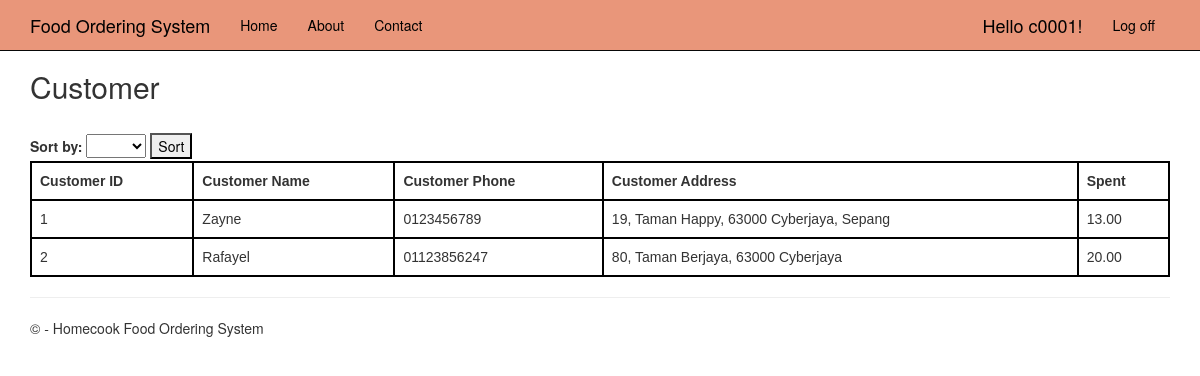
Page /viewcustomer (signed in) on the committed database.
### app/models.py (models this page shows, shortened)
class Customer(models.Model):
    user = models.OneToOneField(User, on_delete=models.CASCADE)
    customer_id = models.BigAutoField(auto_created=True, primary_key=True, serialize=False, verbose_name='ID')
    customer_name = models.CharField(max_length=30, null=True)
    customer_phone = models.CharField(max_length=20, null=True)
    customer_address = models.CharField(max_length=200, null=True)
    customer_spent = models.DecimalField(default=0, max_digits=12, decimal_places=2)

### systemmanager/viewcustomer/views.py (the view)
# urls.py: re_path(r'^viewcustomer', viewcustomer_views.viewAllCustomer, name='viewcustomer'),
@login_required
def viewAllCustomer(request):
    sort_by = request.GET.get('customer')
    if sort_by == 'ID':
        customers = Customer.objects.all().order_by('customer_id').values()
    elif sort_by == 'Name':
        customers = Customer.objects.all().order_by('customer_name').values()
    elif sort_by == 'Spent':
        customers = Customer.objects.all().order_by('customer_spent').values()
    else:
        customers = Customer.objects.all().values()
    context = {
        'customers' : customers,
        'sort_by' : sort_by,
    }
    return render(request, 'viewcustomer/viewcustomer.html', context)

### systemmanager/viewcustomer/templates/viewcustomer/viewcustomer.html (shortened to what this page needs)
{% extends "app/layout.html" %}
{% block content %}
<div class="viewcustomer">
    <div class=top>
        <h2>Customer</h2>
    </div>
    <form method="GET" action="{% url 'viewcustomer' %}">
        <label for="viewcustomer">Sort by:</label>
        <select name="customer" id="customer">
            <option value="" {% if not request.GET.customer %}selected{% endif %}> </option>
            <option value="ID" {% if request.GET.customer == 'ID' %}selected{% endif %}>ID</option>
        </select>
        <button type="submit">Sort</button>
    </form>
    <table>
        <thead>
            <tr>
                <th>
                    Customer ID
                </th>
                <th>
                    Customer Name
                </th>
                <th>
                    Customer Phone
                </th>
                <th>
                    Customer Address
                </th>
                <th>
                    Spent
                </th>
            </tr>
        </thead>
        {% for customer in customers %}
            <tr>
                <td>
                    {{ customer.customer_id }}
                </td>
                <td>
                    {{ customer.customer_name }}
                </td>
                <td>
                    {{ customer.customer_phone }}
                </td>
                <td>
                    {{ customer.customer_address }}
                </td>
                <td>
                    {{ customer.customer_spent }}
                </td>
            </tr>
        {% endfor %}
    </table>
</div>
{% endblock %}

### app/templates/app/loginpartial.html (shortened to what this page needs)
{% if user.is_authenticated %}
<form id="logoutForm" action="/logout" method="post" class="navbar-right">
    <ul class="nav navbar-nav navbar-right">
        <li><span class="navbar-brand">Hello {{ user.username }}!</span></li>
        <li><a href="javascript:document.getElementById('logoutForm').submit()">Log off</a></li>
    </ul>
</form>
{% else %}
<ul class="nav navbar-nav navbar-right">
    <li><a href="{% url 'login' %}">Log in</a></li>
</ul>
{% endif %}

### app/static/app/content/site.css (style rules this page uses)
body { padding-top: 50px; padding-bottom: 20px; }
input, select, textarea { max-width: 280px; }

### systemmanager/viewcustomer/templates/viewcustomer/viewcustomer.html (style rules this page uses)
.top { display: flex; justify-content: space-between; align-items: center; margin-bottom: 20px; }
table { font-family: arial, sans-serif; border-collapse: collapse; width: 100%; }
td, th { border: 2px solid #000000; text-align: left; padding: 8px; }

### app/templates/app/layout.html (style rules this page uses)
.navbar-nav > li > a, .navbar-brand { color: black; }
.navbar-inverse .navbar-nav > li > a, .navbar-inverse .navbar-brand { color: black; }

### rows in the picture
Customer: customer_id "1", customer_name "Zayne", customer_phone "0123456789", customer_address "19, Taman Happy, 63000 Cyberjaya, Sepang", customer_spent "13.00"
Customer: customer_id "2", customer_name "Rafayel", customer_phone "01123856247", customer_address "80, Taman Berjaya, 63000 Cyberjaya", customer_spent "20.00"

### other values in the picture
{{ user.username }} "c0001"
